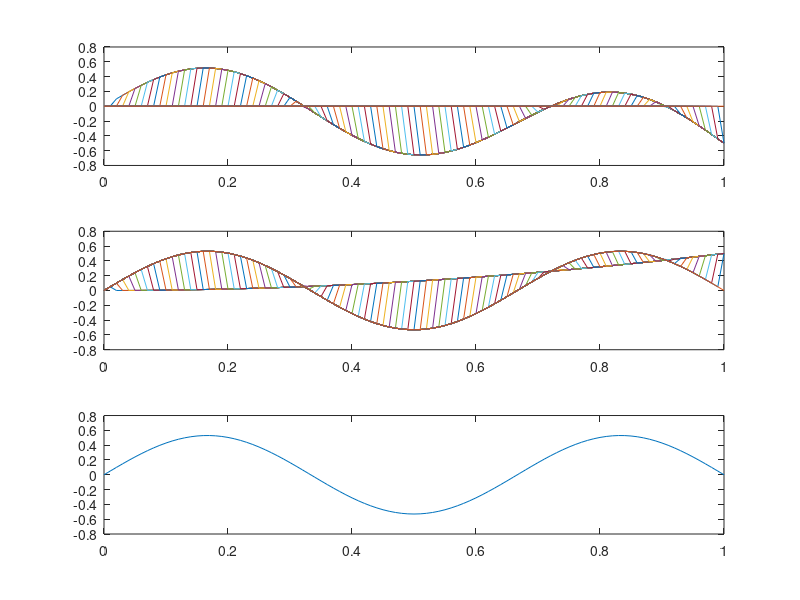

The MATLAB script that drew this image:
clear all
close all

N=100
svektor=(0:N)/N;
A=5; 
k=3;
t=0;
stegl=1/100
svektor=(0:N)/N
thv_ana = (A/(k*pi))*((sin(k*pi*svektor + 2*pi*t)) - sin(2*pi*t))
ds=1/N;
thv_num=stegl*cumtrapz(svektor)
kappav=A*cos(k*pi*svektor+2*pi*t)
thv_num0=zeros(size(svektor));
thv_numM=ds*cumtrapz(kappav)

for i=1:N
    
    thv_num(i+1)=thv_num(i)+(stegl/2)*((kappav(i)+kappav(i+1)))
    diff=thv_ana-thv_num;
    subplot(3,1,1)
    plot(svektor, diff)
    hold on;
    subplot(3,1,2)
    plot(svektor,thv_num)
    hold on;
end
subplot(3,1,3)
plot(svektor,thv_numM)

